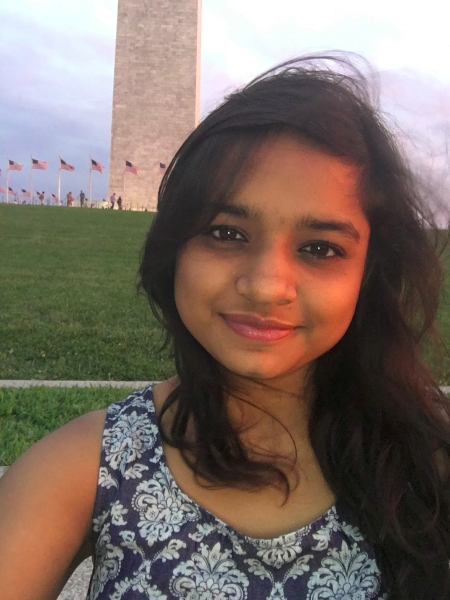
#> input picture HW1/originals/org.jpg, 900 x 1200 px (shown at 1/2 size); the run also reads 1 picture not shown here
$ python HW1_CS682_apriydar.py   (Python 2 division)   (older library calls are emulated)
#> lines starting #> are read from the running program, lines starting #| are printed output that depends on the picture; after the words box and inside, x2 and y2 are one past the last pixel; in counts of white or black regions, pixels touching at a corner belong together
###############################
# Aakarshika Priydarshi
# G01047156
# CS 682
# Homework 1
###############################


import numpy as np
import cv2

font = cv2.FONT_HERSHEY_SIMPLEX
img= cv2.imread("originals/org.jpg",-1)
#> img is the input picture: shape (1200, 900, 3); mean B, G, R 100.6, 109.2, 124.5

# gray= cv2.imread("original.png",0)

###########################################
# 1. Color Plane Switch
###########################################
b,g,r = cv2.split(img)
img1 = cv2.merge((g,b,r))

# cv2.imshow("T1- Switch Color Plane",img1)


###########################################
# 2. Color transformations
###########################################

img2a = cv2.imread("originals/org.jpg",-1)
img2a[:,:,0] = 100
# cv2.imshow("T2.a.- Blue value of 100 ",img2a)

img2b = cv2.imread("originals/org.jpg",-1)
img2b[:,:,0] = 0
# cv2.imshow("T2.b.- Blue value of 0 ",img2b)


cv2.putText(img,'Original', (30,65), font, 1.5, (150,5,5), 3, cv2.LINE_AA)
#> img: shape (1200, 900, 3); 0.28% of pixels changed, all inside (x1, y1, x2, y2) = (31, 30, 202, 80)
cv2.putText(img1,'RGB -> RBG', (30,65), font, 1.5, (150,5,5), 3, cv2.LINE_AA)
#> img1: shape (1200, 900, 3); mean of channels 0, 1, 2 109, 99.9, 123.8
cv2.putText(img2a,'Blue value of 100.', (30,65), font, 1.5, (150,5,5), 3, cv2.LINE_AA)
#> img2a: shape (1200, 900, 3); mean B, G, R 100.2, 108.3, 123.6
cv2.putText(img2b,'Blue value of 0', (30,65), font, 1.5, (150,5,5), 3, cv2.LINE_AA)
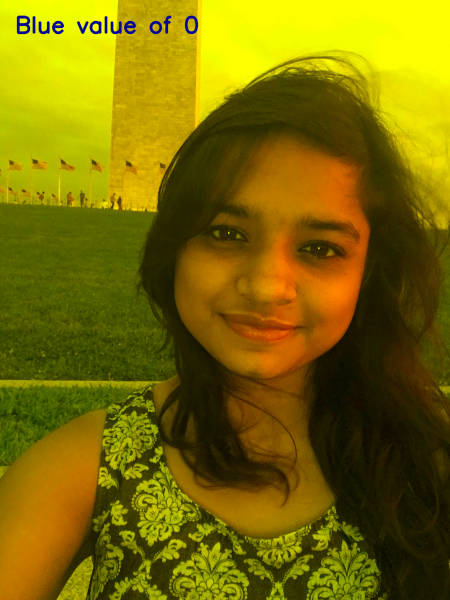
#> img2b: shape (1200, 900, 3) (shown at 1/2 size); mean B, G, R 0.6, 108.4, 123.7

combo3= np.hstack((img,img1,img2a,img2b))
cv2.namedWindow('Color Transformations',cv2.WINDOW_NORMAL)
cv2.resizeWindow('Color Transformations', 1400,700)
cv2.imshow('Color Transformations',combo3)


###########################################
# 3. Adding a hat to the face
###########################################


cascPath = 'haarcascade_frontalface_default.xml'
faceCascade = cv2.CascadeClassifier(cascPath)

hat = cv2.imread('originals/hat2.png') #hat image
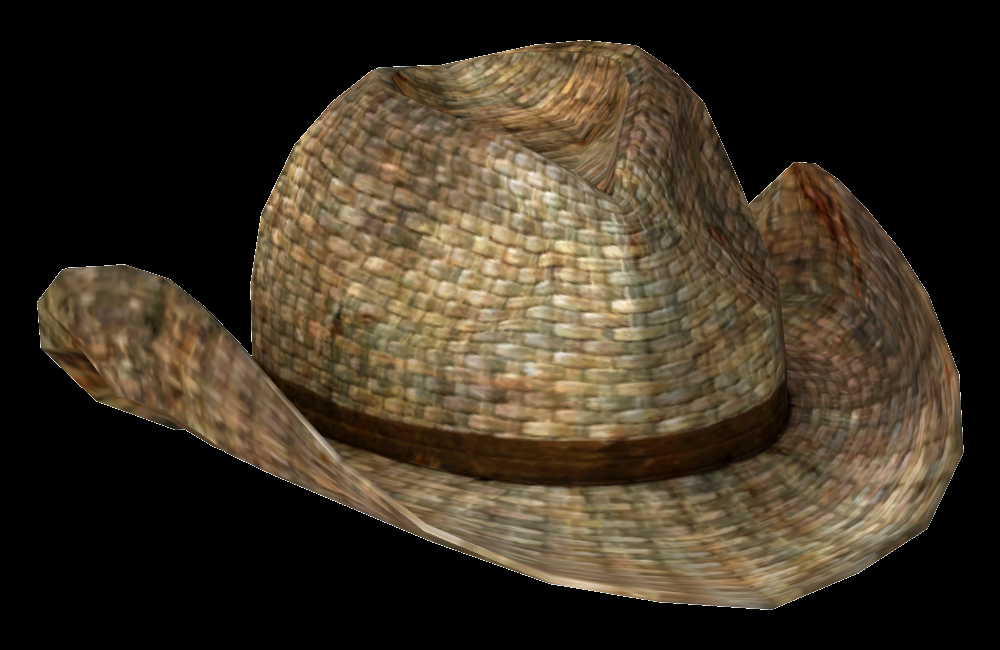
#> input picture HW1/originals/hat2.png, 1000 x 650 px
#> hat is the input picture: shape (650, 1000, 3); mean B, G, R 34.8, 49.2, 59.4
gray = cv2.cvtColor(img, cv2.COLOR_BGR2GRAY)

img3=cv2.imread("originals/org.jpg",-1) #copy

faces = faceCascade.detectMultiScale(
	gray,
	scaleFactor=1.1,
	minNeighbors=5,
	minSize=(160, 160),
	flags=cv2.CASCADE_SCALE_IMAGE
)
#> faces = [[313, 312, 471, 471]]


rowsImg3,colsImg3,channels1 = img3.shape
#> rowsImg3 = 1200; colsImg3 = 900; channels1 = 3

# Detect faces and get face co-ordinates
for (x, y, w, h) in faces:
	h=h-h/3
	w=w+w/6
	starty=y-h
	endy=y+h/3
	startx=x-w/4
	endx=x+w+w/4
	if startx<0:
	    startx=0
	if starty<0:
	    starty=0
	if endx>colsImg3:
	    endx=colsImg3
	if endy>rowsImg3:
	    endy=rowsImg3

	# adjust hat location and size
	hatImg = cv2.resize(hat, (endx-startx, endy-starty))
	hatImggray = cv2.cvtColor(hatImg,cv2.COLOR_BGR2GRAY)
	ret, mask = cv2.threshold(hatImggray, 10, 255, cv2.THRESH_BINARY)
	mask_inv = cv2.bitwise_not(mask)
	rows,cols,channels = hatImg.shape

	# remove hat part from background image
	bg = img3[starty:endy,startx:endx]
	Img3_bg = cv2.bitwise_and(bg,bg,mask = mask_inv)

	# mask black area from hat
	hatImg_fg = cv2.bitwise_and(hatImg,hatImg,mask = mask)

	# Put hat on image
	final = cv2.add(Img3_bg,hatImg_fg)
	img3[starty:endy,startx:endx] = final
#> this loop made 1 pass
#> (x, y, w, h) on pass 1: (313, 312, 549, 314)
#> pass 1, `ret, mask = cv2.threshold(hatImggray, 10, 255, cv2.THRESH_BINARY)`:
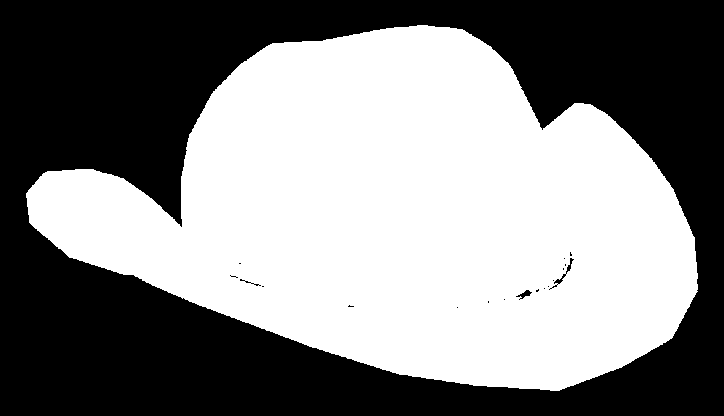
#> mask: shape (416, 724); 51.6% white; 19 black regions (15 under 20 px), largest, box (x1, y1, x2, y2) and area: (0, 0, 724, 416) 145537, (549, 258, 574, 290) 93, (516, 290, 532, 300) 61, (240, 279, 261, 286) 27
#> after the loop: img3: shape (1200, 900, 3); 14.39% of pixels changed, all inside (x1, y1, x2, y2) = (202, 25, 874, 391)

cv2.putText(img3,'Using masks and face detection.', (30,65), font, 1.5, (150,5,5), 3, cv2.LINE_AA)
#> img3: shape (1200, 900, 3); mean B, G, R 89, 100.6, 116.2

cv2.namedWindow('Hat',cv2.WINDOW_NORMAL)
cv2.resizeWindow('Hat', 1400,700)
cv2.imshow('Hat', img3)


###########################################
# 4. Filters:
###########################################

img41=cv2.imread("originals/org_with_noise.png",-1)
kernel = np.ones((5,5),np.float32)/25
img4a = cv2.filter2D(img41,-1,kernel)
# cv2.imshow('T4- Filter2D Convolution 5x5', img4a)

img42=cv2.imread("originals/org_with_noise.png",-1)
img4b = cv2.medianBlur(img42,5)
# cv2.imshow('T4- Median Blur 5x5', img4b)


cv2.putText(img41,'Original (30 percent Noise Added)',(30,65), font, 1.5, (150,5,5), 3, cv2.LINE_AA)
#> img41: shape (1200, 900, 4); mean B, G, R, A 99.6, 107, 122.2, 252.6
cv2.putText(img4a,'Filter2D Convolution 5x5', (30,65), font, 1.5, (150,5,5), 3, cv2.LINE_AA)
#> img4a: shape (1200, 900, 4); mean B, G, R, A 99.9, 107.7, 122.8, 253.4
cv2.putText(img4b,'Median Blur 5x5.',(30,65), font, 1.5, (150,5,5), 3, cv2.LINE_AA)
#> img4b: shape (1200, 900, 4); mean B, G, R, A 100.4, 108.3, 123.6, 253.9

combo3= np.hstack((img41,img4a,img4b))
#> combo3: shape (1200, 2700, 4)
cv2.namedWindow('Blurr Filters',cv2.WINDOW_NORMAL)
cv2.resizeWindow('Blurr Filters', 1400,700)
cv2.imshow('Blurr Filters',combo3)


###########################################
# 5. Extract specific colored part of image
###########################################


#  range of color limits in HSV
lower_blue = np.array([110,50,50])
upper_blue = np.array([140,255,255])

lower_green = np.array([30,40,40])
upper_green = np.array([70,220,220])


img5 = cv2.imread("originals/org_colors.jpg",-1)
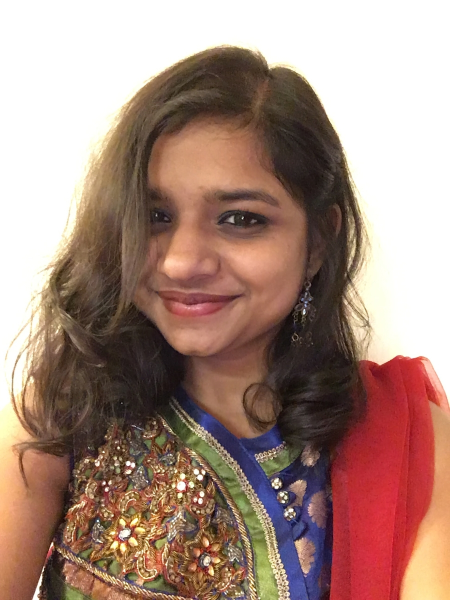
#> input picture HW1/originals/org_colors.jpg, 900 x 1200 px (shown at 1/2 size)
#> img5 is the input picture: shape (1200, 900, 3); mean B, G, R 126.3, 137.8, 167.1
# Convert BGR to HSV
hsv = cv2.cvtColor(img5, cv2.COLOR_BGR2HSV)
#> hsv: shape (1200, 900, 3); mean H, S, V 26.7, 82, 168.5

# Thresholding hsv image
mask_b = cv2.inRange(hsv, lower_blue, upper_blue)
#> mask_b: shape (1200, 900); 2.7% white; 39 white regions (31 under 20 px), largest, box (x1, y1, x2, y2) and area: (369, 797, 663, 1200) 28250, (473, 1191, 492, 1200) 83, (251, 1159, 268, 1169) 80
mask_b_inv = cv2.bitwise_not(mask_b)
# Bitwise-AND mask and original image
onlyBlue = cv2.bitwise_and(img5,img5, mask= mask_b )

# Thresholding hsv image
mask_g = cv2.inRange(hsv, lower_green, upper_green)
#> mask_g: shape (1200, 900); 1.5% white; 47 white regions (25 under 20 px), largest, box (x1, y1, x2, y2) and area: (331, 828, 557, 1200) 11869, (520, 898, 585, 952) 1561, (124, 1178, 167, 1200) 640
mask_g_inv = cv2.bitwise_not(mask_g)
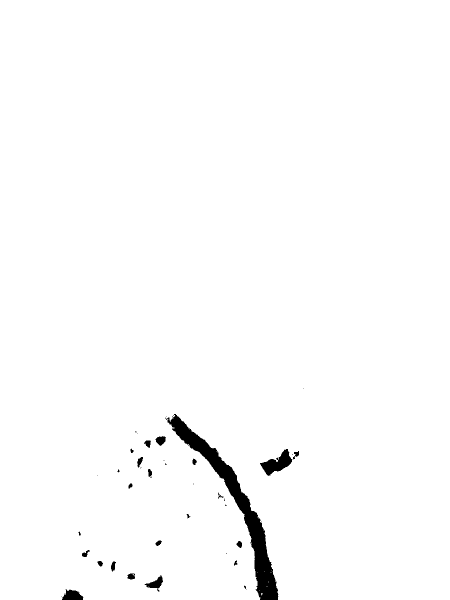
#> mask_g_inv: shape (1200, 900) (shown at 1/2 size); 98.5% white; 47 black regions (25 under 20 px), largest, box (x1, y1, x2, y2) and area: (331, 828, 557, 1200) 11869, (520, 898, 585, 952) 1561, (124, 1178, 167, 1200) 640
repG2R = cv2.bitwise_and(img5,img5, mask= mask_g_inv )

px=np.where((repG2R == [0,0,0] ).all(axis = 2));
#> px = 16319 positions, rows 776 to 1199, columns 123 to 607
repG2R[px] = [50,50,200]
#> repG2R: shape (1200, 900, 3); mean B, G, R 125.8, 136.5, 168.2

cv2.putText(img5,'Original', (30,65), font, 1.5, (150,5,5), 3, cv2.LINE_AA)
cv2.putText(onlyBlue,'Blue color extracted', (30,65), font, 1.5, (150,5,5), 3, cv2.LINE_AA)
#> onlyBlue: shape (1200, 900, 3); mean B, G, R 3.6, 1.6, 1.6
cv2.putText(repG2R,'Green color in range replaced by constant red.', (30,65), font, 1, (150,5,5), 3, cv2.LINE_AA)
#> repG2R: shape (1200, 900, 3); mean B, G, R 125, 134.6, 166.3

combo2= np.hstack((img5,onlyBlue,repG2R))
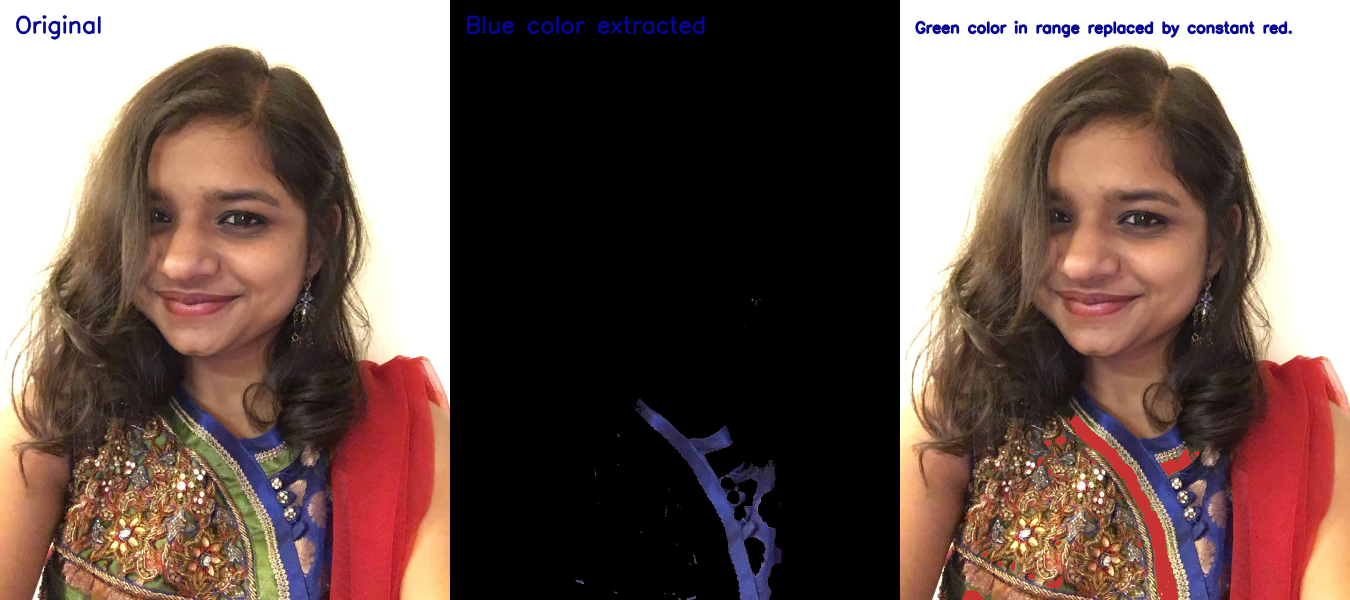
#> combo2: shape (1200, 2700, 3) (shown at 1/2 size); mean B, G, R 84.9, 91.1, 111.5

cv2.namedWindow('Extract specific colored part of image',cv2.WINDOW_NORMAL)
cv2.resizeWindow('Extract specific colored part of image', 1400,700)
cv2.imshow('Extract specific colored part of image',combo2)


# cv2.imshow('T5- Only blue colored parts',onlyBlue)
# cv2.imshow('T5- Replace range of green with constant red',repG2R)


###########################################
# 6. Edge detection in grayscale
###########################################

# compute the median of the single channel pixel intensities
gray = cv2.imread("originals/org.jpg",0)
#> gray: shape (1200, 900); min 0, max 255, mean 112.8

sigma=0.33
v = np.median(gray)
#> v = 95
lower = int(max(0, (1.0 - sigma) * v))
#> lower = 63
upper = int(min(255, (1.0 + sigma) * v))
#> upper = 126
canny = cv2.Canny(gray,lower,upper)
#> canny: shape (1200, 900); 5% white in thin lines or dots

blurred= cv2.GaussianBlur(gray,(3,3),0)
laplacian = cv2.Laplacian(blurred,cv2.CV_8U)

clahe = cv2.createCLAHE(clipLimit=8, tileGridSize=(8,8))
cl1 = clahe.apply(laplacian)

cv2.putText(canny,'Canny',(30,65), font, 1.5, (150,5,5), 3, cv2.LINE_AA)
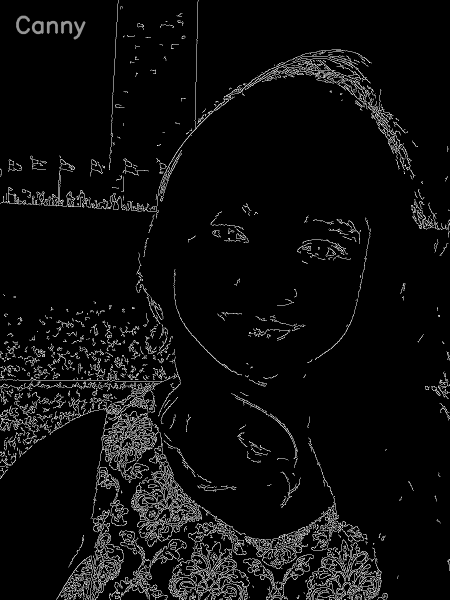
#> canny: shape (1200, 900) (shown at 1/2 size); min 0, max 255, mean 13
cv2.putText(cl1,'Laplacian filter and CLAHE contrast adjustment', (30,65), font, 1, (150,5,5), 3, cv2.LINE_AA)
cv2.putText(gray,'Original',(30,135), font, 1.5, (150,5,5), 3, cv2.LINE_AA)
combo= np.hstack((gray,canny,cl1))

cv2.putText(combo,'Press "q" to quit, "s" to save ', (365,30), font, 1, (150,5,5), 3, cv2.LINE_AA)

cv2.namedWindow('Edge detection',cv2.WINDOW_NORMAL)
cv2.resizeWindow('Edge detection', 1400,700)
cv2.imshow('Edge detection',combo)

k = cv2.waitKey(0)
#> (key q is pressed here)
if k == ord('q'): # wait for 'q' key to exit
	cv2.destroyAllWindows()
elif k == ord('s'): # wait for 's' key to save and exit
	cv2.imwrite('results/Color_Transformation_1.png',img1)
	cv2.imwrite('results/Color_Transformation_2.png',img2a)
	cv2.imwrite('results/Color_Transformation_3.png',img2b)
	cv2.imwrite('results/Filter2D_1.png',img4a)
	cv2.imwrite('results/MedianBlurFilter_2.png',img4b)
	cv2.imwrite('results/Hat.png',img3)
	cv2.imwrite('results/Color_Extract.png',onlyBlue)
	cv2.imwrite('results/Color_Exchange.png',repG2R)
	cv2.imwrite('results/Grayscale.png',gray)
	cv2.imwrite('results/Edge_detection_Canny.png',canny)
	cv2.imwrite('results/Edge_detection_Laplacian.png',cl1)

	cv2.destroyAllWindows()
